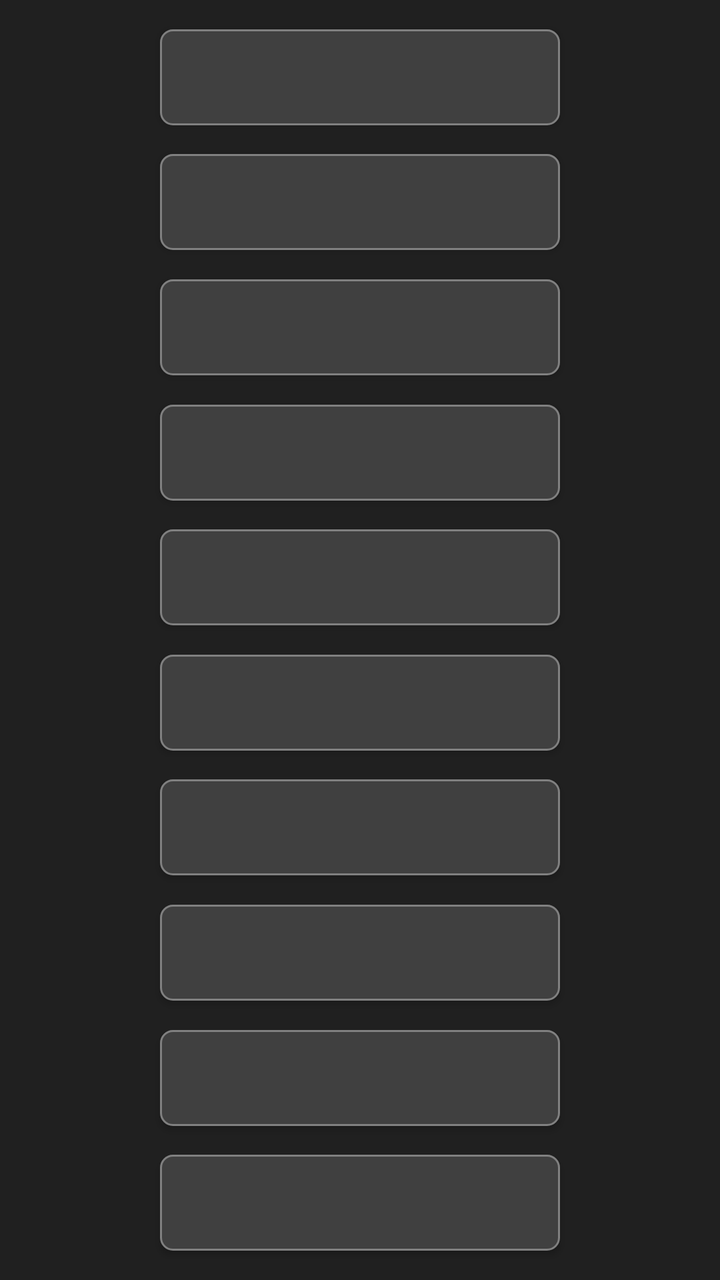
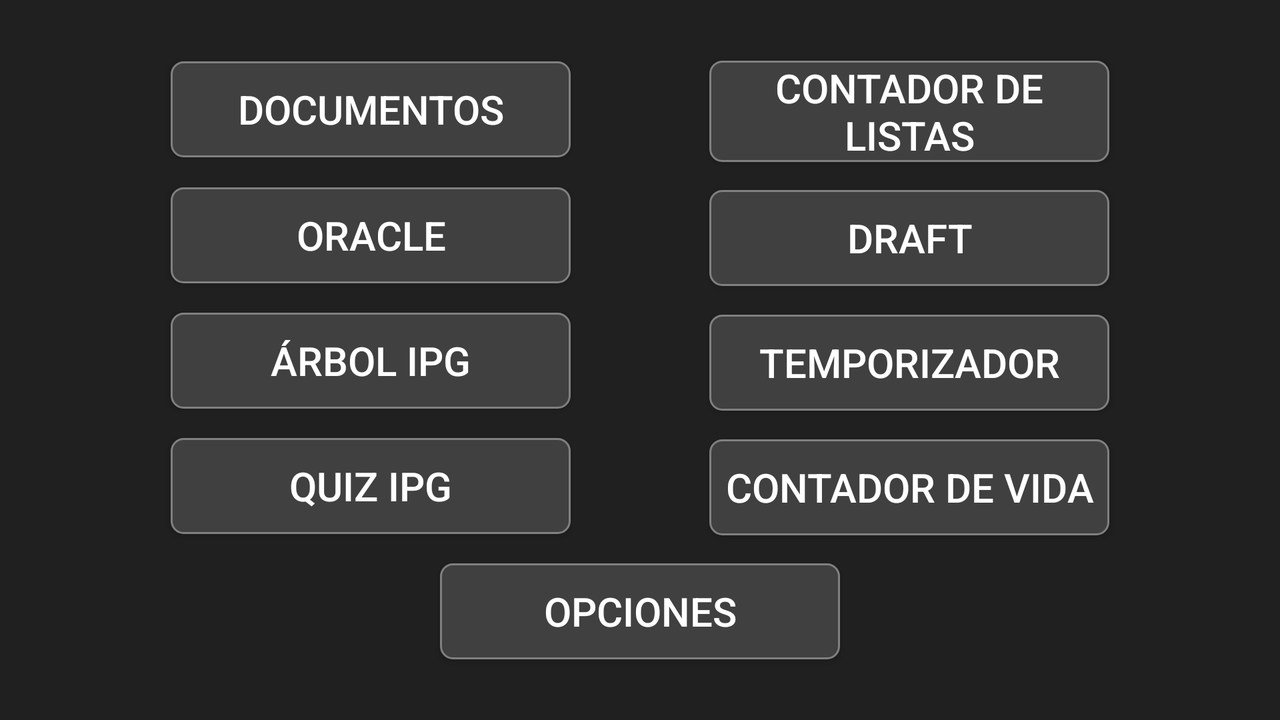

Two renders of one Android screen. The first uses the default layout on a phone; the second uses the alternative layout the repository ships for a different screen configuration, on a matching device. The two XML files are below.
<!-- AndroidManifest.xml: application theme AppTheme -->
<!-- res/layout/activity_main.xml -->
<?xml version="1.0" encoding="utf-8"?>
<androidx.constraintlayout.widget.ConstraintLayout
    xmlns:android="http://schemas.android.com/apk/res/android"
    xmlns:app="http://schemas.android.com/apk/res-auto"
    android:id="@+id/activity_main"
    android:layout_width="match_parent"
    android:layout_height="match_parent"
    >

    <Button
        android:id="@+id/btn_1"
        android:layout_width="200dp"
        android:layout_height="wrap_content"
        app:layout_constraintStart_toStartOf="parent"
        app:layout_constraintEnd_toEndOf="parent"
        app:layout_constraintTop_toTopOf="parent"
        app:layout_constraintBottom_toTopOf="@+id/btn_2"
        android:background="@drawable/answer_background_parent"
        android:textColor="@color/colorText"
        android:textSize="20dp"
        />

    <Button
        android:id="@+id/btn_2"
        android:layout_width="200dp"
        android:layout_height="wrap_content"
        app:layout_constraintStart_toStartOf="parent"
        app:layout_constraintEnd_toEndOf="parent"
        app:layout_constraintTop_toBottomOf="@+id/btn_1"
        app:layout_constraintBottom_toTopOf="@+id/btn_3"
        android:background="@drawable/answer_background_parent"
        android:textColor="@color/colorText"
        android:textSize="20dp"
        />

    <Button
        android:id="@+id/btn_3"
        android:layout_width="200dp"
        android:layout_height="wrap_content"
        app:layout_constraintStart_toStartOf="parent"
        app:layout_constraintEnd_toEndOf="parent"
        app:layout_constraintTop_toBottomOf="@+id/btn_2"
        app:layout_constraintBottom_toTopOf="@+id/btn_4"
        android:background="@drawable/answer_background_parent"
        android:textColor="@color/colorText"
        android:textSize="20dp"
        />

    <Button
        android:id="@+id/btn_4"
        android:layout_width="200dp"
        android:layout_height="wrap_content"
        app:layout_constraintStart_toStartOf="parent"
        app:layout_constraintEnd_toEndOf="parent"
        app:layout_constraintTop_toBottomOf="@+id/btn_3"
        app:layout_constraintBottom_toTopOf="@+id/btn_5"
        android:background="@drawable/answer_background_parent"
        android:textColor="@color/colorText"
        android:textSize="20dp"
        />

    <Button
        android:id="@+id/btn_5"
        android:layout_width="200dp"
        android:layout_height="wrap_content"
        app:layout_constraintStart_toStartOf="parent"
        app:layout_constraintEnd_toEndOf="parent"
        app:layout_constraintTop_toBottomOf="@+id/btn_4"
        app:layout_constraintBottom_toTopOf="@+id/btn_6"
        android:background="@drawable/answer_background_parent"
        android:textColor="@color/colorText"
        android:textSize="20dp"
        />

    <Button
        android:id="@+id/btn_6"
        android:layout_width="200dp"
        android:layout_height="wrap_content"
        app:layout_constraintStart_toStartOf="parent"
        app:layout_constraintEnd_toEndOf="parent"
        app:layout_constraintTop_toBottomOf="@+id/btn_5"
        app:layout_constraintBottom_toTopOf="@+id/btn_7"
        android:background="@drawable/answer_background_parent"
        android:textColor="@color/colorText"
        android:textSize="20dp"
        />

    <Button
        android:id="@+id/btn_7"
        android:layout_width="200dp"
        android:layout_height="wrap_content"
        app:layout_constraintStart_toStartOf="parent"
        app:layout_constraintEnd_toEndOf="parent"
        app:layout_constraintTop_toBottomOf="@+id/btn_6"
        app:layout_constraintBottom_toTopOf="@+id/btn_8"
        android:background="@drawable/answer_background_parent"
        android:textColor="@color/colorText"
        android:textSize="20dp"
        />

    <Button
        android:id="@+id/btn_8"
        android:layout_width="200dp"
        android:layout_height="wrap_content"
        app:layout_constraintStart_toStartOf="parent"
        app:layout_constraintEnd_toEndOf="parent"
        app:layout_constraintTop_toBottomOf="@+id/btn_7"
        app:layout_constraintBottom_toTopOf="@+id/btn_9"
        android:background="@drawable/answer_background_parent"
        android:textColor="@color/colorText"
        android:textSize="20dp"
        />

    <Button
        android:id="@+id/btn_9"
        android:layout_width="200dp"
        android:layout_height="wrap_content"
        app:layout_constraintStart_toStartOf="parent"
        app:layout_constraintEnd_toEndOf="parent"
        app:layout_constraintTop_toBottomOf="@+id/btn_8"
        app:layout_constraintBottom_toTopOf="@+id/btn_10"
        android:background="@drawable/answer_background_parent"
        android:textColor="@color/colorText"
        android:textSize="20dp"
        />

    <Button
        android:id="@+id/btn_10"
        android:layout_width="200dp"
        android:layout_height="wrap_content"
        app:layout_constraintStart_toStartOf="parent"
        app:layout_constraintEnd_toEndOf="parent"
        app:layout_constraintTop_toBottomOf="@+id/btn_9"
        app:layout_constraintBottom_toBottomOf="parent"
        android:background="@drawable/answer_background_parent"
        android:textColor="@color/colorText"
        android:textSize="20dp"
        />

</androidx.constraintlayout.widget.ConstraintLayout>
<!-- resources referenced by this layout -->
<resources>
  <color name="colorText">#FFFFFF</color>
  <!-- drawable answer_background_parent (drawable) -->
  <?xml version="1.0" encoding="UTF-8"?>
  <shape xmlns:android="http://schemas.android.com/apk/res/android">
      <solid android:color="#404040" />
      <stroke
          android:width="1dp"
          android:color="#808080" />
      <corners android:radius="6dp" />
  </shape>
  <style name="AppTheme" parent="MyTheme">
          <item name="colorPrimary">@color/colorPrimary</item>
          <item name="colorPrimaryDark">@color/colorPrimaryDark</item>
          <item name="colorAccent">@color/colorAccent</item>
      </style>
  <style name="MyTheme" parent="Theme.AppCompat.NoActionBar">
          <item name="android:background">@color/colorBackground</item>
      </style>
  <color name="colorPrimary">#FFA500</color>
  <color name="colorPrimaryDark">#CC400C</color>
  <color name="colorAccent">#FFFACD</color>
  <color name="colorBackground">#202020</color>
</resources>
<!-- res/layout-land/activity_main.xml (the repository's variant of the layout above) -->
<!-- drawn on the phone turned sideways -->
<?xml version="1.0" encoding="utf-8"?>
<android.support.constraint.ConstraintLayout
    xmlns:android="http://schemas.android.com/apk/res/android"
    xmlns:app="http://schemas.android.com/apk/res-auto"
    android:id="@+id/activity_main"
    android:layout_width="match_parent"
    android:layout_height="match_parent"
    android:paddingBottom="@dimen/activity_vertical_margin"
    android:paddingLeft="@dimen/activity_horizontal_margin"
    android:paddingRight="@dimen/activity_horizontal_margin"
    android:paddingTop="@dimen/activity_vertical_margin"
    >

    <Button
        android:id="@+id/btn_docs"
        android:layout_width="200dp"
        android:layout_height="wrap_content"
        app:layout_constraintStart_toStartOf="parent"
        app:layout_constraintEnd_toStartOf="@+id/btn_decklist"
        app:layout_constraintTop_toTopOf="parent"
        app:layout_constraintBottom_toTopOf="@+id/btn_oracle"
        android:background="@drawable/answer_background_parent"
        android:textColor="@color/colorText"
        android:textSize="20dp"
        android:text="Documentos"
        />

    <Button
        android:id="@+id/btn_oracle"
        android:layout_width="200dp"
        android:layout_height="wrap_content"
        app:layout_constraintStart_toStartOf="parent"
        app:layout_constraintEnd_toStartOf="@+id/btn_draft"
        app:layout_constraintTop_toBottomOf="@+id/btn_docs"
        app:layout_constraintBottom_toTopOf="@+id/btn_ipgtree"
        android:background="@drawable/answer_background_parent"
        android:textColor="@color/colorText"
        android:textSize="20dp"
        android:text="Oracle"
        />

    <Button
        android:id="@+id/btn_ipgtree"
        android:layout_width="200dp"
        android:layout_height="wrap_content"
        app:layout_constraintStart_toStartOf="parent"
        app:layout_constraintEnd_toStartOf="@+id/btn_timer"
        app:layout_constraintTop_toBottomOf="@+id/btn_oracle"
        app:layout_constraintBottom_toTopOf="@+id/btn_quiz"
        android:background="@drawable/answer_background_parent"
        android:textColor="@color/colorText"
        android:textSize="20dp"
        android:text="Árbol IPG"
        />

    <Button
        android:id="@+id/btn_quiz"
        android:layout_width="200dp"
        android:layout_height="wrap_content"
        app:layout_constraintStart_toStartOf="parent"
        app:layout_constraintEnd_toStartOf="@+id/btn_life"
        app:layout_constraintTop_toBottomOf="@+id/btn_ipgtree"
        app:layout_constraintBottom_toTopOf="@+id/btn_settings"
        android:background="@drawable/answer_background_parent"
        android:textColor="@color/colorText"
        android:textSize="20dp"
        android:text="Quiz IPG"
        />

    <Button
        android:id="@+id/btn_decklist"
        android:layout_width="200dp"
        android:layout_height="wrap_content"
        app:layout_constraintStart_toEndOf="@+id/btn_docs"
        app:layout_constraintEnd_toEndOf="parent"
        app:layout_constraintTop_toTopOf="parent"
        app:layout_constraintBottom_toTopOf="@+id/btn_draft"
        android:background="@drawable/answer_background_parent"
        android:textColor="@color/colorText"
        android:textSize="20dp"
        android:text="Contador de listas"
        />

    <Button
        android:id="@+id/btn_draft"
        android:layout_width="200dp"
        android:layout_height="wrap_content"
        app:layout_constraintStart_toEndOf="@+id/btn_oracle"
        app:layout_constraintEnd_toEndOf="parent"
        app:layout_constraintTop_toBottomOf="@+id/btn_decklist"
        app:layout_constraintBottom_toTopOf="@+id/btn_timer"
        android:background="@drawable/answer_background_parent"
        android:textColor="@color/colorText"
        android:textSize="20dp"
        android:text="Draft"
        />

    <Button
        android:id="@+id/btn_timer"
        android:layout_width="200dp"
        android:layout_height="wrap_content"
        app:layout_constraintStart_toEndOf="@+id/btn_ipgtree"
        app:layout_constraintEnd_toEndOf="parent"
        app:layout_constraintTop_toBottomOf="@+id/btn_draft"
        app:layout_constraintBottom_toTopOf="@+id/btn_life"
        android:background="@drawable/answer_background_parent"
        android:textColor="@color/colorText"
        android:textSize="20dp"
        android:text="Temporizador"
        />

    <Button
        android:id="@+id/btn_life"
        android:layout_width="200dp"
        android:layout_height="wrap_content"
        app:layout_constraintStart_toEndOf="@+id/btn_quiz"
        app:layout_constraintEnd_toEndOf="parent"
        app:layout_constraintTop_toBottomOf="@+id/btn_timer"
        app:layout_constraintBottom_toTopOf="@+id/btn_settings"
        android:background="@drawable/answer_background_parent"
        android:textColor="@color/colorText"
        android:textSize="20dp"
        android:text="Contador de vida"
        />

    <Button
        android:id="@+id/btn_settings"
        android:layout_width="200dp"
        android:layout_height="wrap_content"
        app:layout_constraintStart_toStartOf="parent"
        app:layout_constraintEnd_toEndOf="parent"
        app:layout_constraintTop_toBottomOf="@+id/btn_life"
        app:layout_constraintBottom_toBottomOf="parent"
        android:background="@drawable/answer_background_parent"
        android:textColor="@color/colorText"
        android:textSize="20dp"
        android:text="Opciones"
        />

</android.support.constraint.ConstraintLayout>
<!-- resources referenced by the variant -->
<!-- as the phone turned sideways resolves them -->
<resources>
  <color name="colorText">#FFFFFF</color>
  <dimen name="activity_horizontal_margin">16dp</dimen>
  <dimen name="activity_vertical_margin">16dp</dimen>
  <!-- drawable answer_background_parent (drawable) -->
  <?xml version="1.0" encoding="UTF-8"?>
  <shape xmlns:android="http://schemas.android.com/apk/res/android">
      <solid android:color="#404040" />
      <stroke
          android:width="1dp"
          android:color="#808080" />
      <corners android:radius="6dp" />
  </shape>
  <style name="AppTheme" parent="MyTheme">
          <item name="colorPrimary">@color/colorPrimary</item>
          <item name="colorPrimaryDark">@color/colorPrimaryDark</item>
          <item name="colorAccent">@color/colorAccent</item>
      </style>
  <style name="MyTheme" parent="Theme.AppCompat.NoActionBar">
          <item name="android:background">@color/colorBackground</item>
      </style>
  <color name="colorPrimary">#FFA500</color>
  <color name="colorPrimaryDark">#CC400C</color>
  <color name="colorAccent">#FFFACD</color>
  <color name="colorBackground">#202020</color>
</resources>
